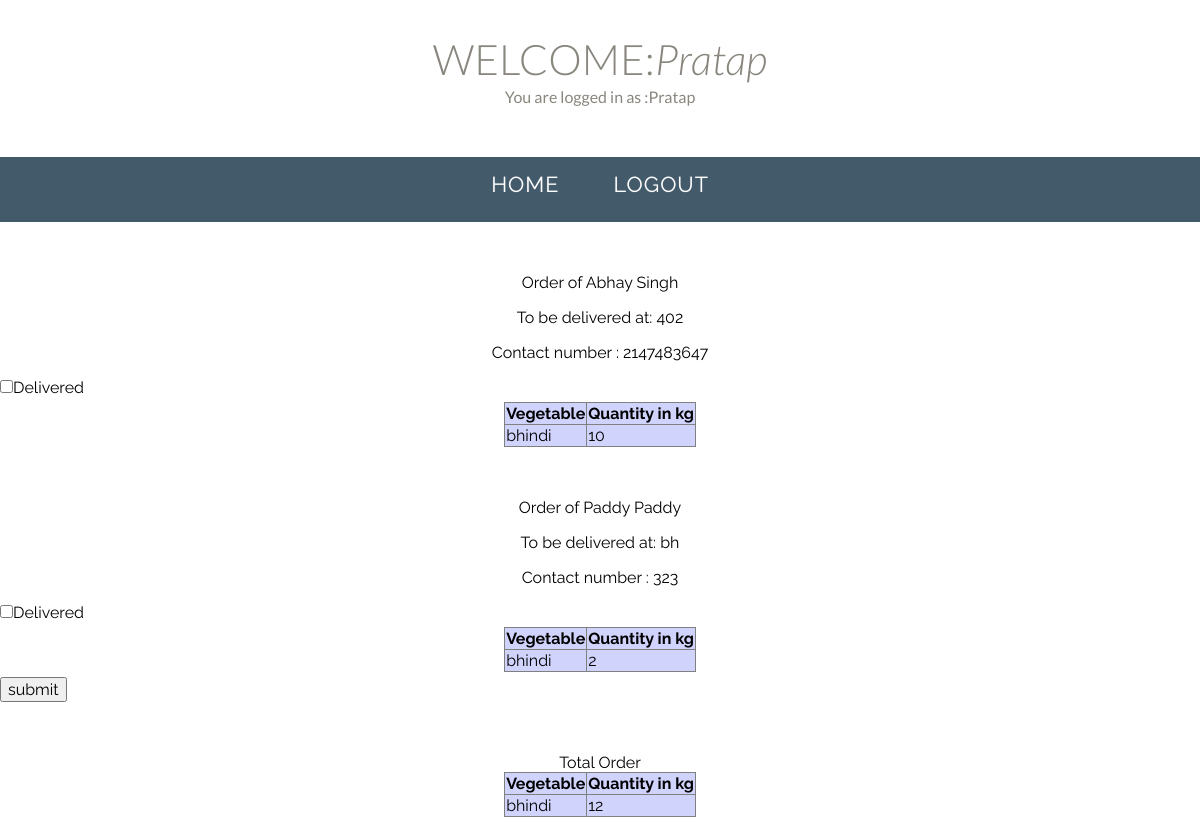
Screenshot of /seeallorders.php (signed in) with the database file from the repository.
### tables this page shows
CREATE TABLE `USER_DETAILS` (
  `user` varchar(20) DEFAULT NULL,
  `fname` varchar(20) DEFAULT NULL,
  `lname` varchar(20) DEFAULT NULL,
  `contact` int(50) DEFAULT NULL,
  `Type` varchar(10) DEFAULT NULL,
  `address` varchar(50) DEFAULT NULL
);

CREATE TABLE `orders` (
  `user` varchar(10) NOT NULL,
  `vegetable` varchar(20) NOT NULL,
  `qty` float DEFAULT NULL
);

### connection.php (called while the page is built, shortened)
<?php
$user=$_SESSION['login_user'];
$Type=$_SESSION['Type'];
$sql="select user from `LOGIN` where user='$user' and TYPE='$Type'";
$result = mysql_query($sql);
$row = mysql_fetch_array($result);
$login_session=$row['user'];
?>

### seeallorders.php (the view, shortened to what this page needs)
<?php
include('connection.php');
?>
<html>
<head>
		<link rel="stylesheet" type="text/css" href="css/normalize.css" />
		<link rel="stylesheet" type="text/css" href="css/demo.css" />
		<link rel="stylesheet" type="text/css" href="css/component.css" />
</head>
<body>
	<div class="container">
<header>
				<h1>WELCOME:<i><?php echo $login_session; ?></i></h1>
<?php
  	$user1= $login_session;
 echo "You are logged in as :" . "$user1";
  echo "<br><br>"; ?>
</header>
<section style="padding: 0px"class="color-1">
				<nav class="cl-effect-4">
					<a href="admin.php" data-hover="CLICK HERE"><span>HOME</span></a>
					<a href="gallery.html" data-hover="CLICK "><span>LOGOUT</span></a>
				</nav>
			</section>
	<!doctype html>
    <html lang="en">
    <head>
    </head>
    <body>
      <?php
	$sql1= "select count(*) as count from orders";
	$res1=mysql_query($sql1) or die("counterror");
	$cnt1=mysql_result($res1,0,0);
	if($cnt1==0)
	{ echo "No pending orders<br>";
         }
else
	{ echo ' <form action="viewcart.php" method="post">';
	$sql2="select distinct (user) as user from orders";
	$res2=mysql_query($sql2) or die("distinct error");
while ($row = mysql_fetch_assoc($res2) ) {
$user= $row['user'];
$sql4="select fname,lname,address,contact from `USER_DETAILS` where user='$user'";
$res4=mysql_query($sql4);
$cnt4=mysql_fetch_array($res4);
$fname=$cnt4['fname'];
$lname=$cnt4['lname'];
$address=$cnt4['address'];
$contact=$cnt4['contact'];
	$sql3="select vegetable, qty from orders where user='$user'";
	$res3=mysql_query($sql3) or die("selection error");
?>
<?php echo "<br>";
echo "<p align=center>Order of $fname $lname </p> ";
echo "<p align=center>To be delivered at: $address </p> ";
echo "<p align=center>Contact number : $contact </p> ";
 echo "<input name='checked[]' type='checkbox'  style=vertical-align: middle; margin: 0px;  value=$user />Delivered";
?>
<table border="1" style= "background-color:#D0D3FC; color: black; margin: 5 auto;" >
<thead>
        <tr>
          <th>Vegetable</th>
          <th>Quantity in kg</th>
     </tr>
      </thead>
      <tbody>
<?php while ($pickresults=mysql_fetch_assoc($res3) )
{
$veg1=$pickresults['vegetable'];
$qty1=$pickresults['qty'];
 echo
            "<tr>
              <td>{$veg1}</td>
              <td>{$qty1}</td>
            </tr>\n";
} ?>
</tbody>
</table>
<?php
}?>
<input type="submit" style="vertical-align: middle; margin: 0px;" name="submit" value="submit" />
</form>
<?php
$sql3="select vegetable, sum(qty) as qty from orders group by vegetable";
	$res3=mysql_query($sql3) or die("selection error");
 echo "<br>";
?>
<table border="1" style= "background-color:#D0D3FC; color: black; margin: 5 auto;" >
<caption>Total Order</caption>
<thead>
        <tr>
          <th>Vegetable</th>
          <th>Quantity in kg</th>
     </tr>
      </thead>
      <tbody>
<?php while ($pickresults=mysql_fetch_assoc($res3) )
{
$veg1=$pickresults['vegetable'];
$qty1=$pickresults['qty'];
 echo
            "<tr>
              <td>{$veg1}</td>
              <td>{$qty1}</td>
            </tr>\n";
}
?></tbody>
</table>
<?php
}
       ?>
    </body>
    </html>
</div>
</body>
</html>

### css/demo.css (style rules this page uses)
.container > header, .codrops-top { font-family: 'Lato', Arial, sans-serif; }
.container > header { margin: 0 auto; padding: 2em; text-align: center; color: #89867e; }
.container > header h1 { font-size: 2.625em; line-height: 1.3; margin: 0; font-weight: 300; }
.container > section { margin: 0 auto; padding: 10em 3em; text-align: center; }
.color-1 { background: #435a6b; }

### css/component.css (style rules this page uses)
*, *:after, *::before { -webkit-box-sizing: border-box; -moz-box-sizing: border-box; box-sizing: border-box; }
body { font-family: 'Raleway', sans-serif; }
nav a { position: relative; display: inline-block; margin: 15px 25px; outline: none; color: #fff; text-decoration: none; text-transform: uppercase; letter-spacing: 1px; font-weight: 400; text-shadow: 0 0 1px rgba(255,255,255,0.3); font-size: 1.35em; }
.cl-effect-4 a { padding: 0 0 10px; }
.cl-effect-4 a::after { position: absolute; top: 100%; left: 0; width: 100%; height: 1px; background: #fff; content: ''; opacity: 0; -webkit-transition: height 0.3s, opacity 0.3s, -webkit-transform 0.3s; -moz-transition: height 0.3s, opacity 0.3s, -moz-transform 0.3s; transition: height 0.3s, opacity 0.3s, transform 0.3s; -webkit-transform: translateY(-10px); -moz-transform: translateY(-10px); transform: translateY(-10px); }

### rows the page displays
user_details: fname "Abhay", lname "Singh", address "402", contact "2147483647"
orders: vegetable "bhindi", qty "10"
user_details: fname "Paddy", lname "Paddy", address "bh", contact "323"
orders: vegetable "bhindi", qty "2"

### other values shown
$login_session "Pratap"
$user1 "Pratap"
$veg1 "bhindi"
$qty1 "12"
